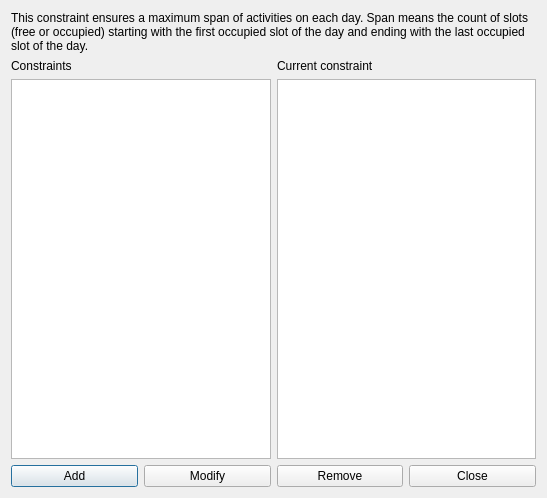
<?xml version="1.0" encoding="UTF-8"?>
<ui version="4.0">
 <class>ConstraintTeachersMaxSpanPerDayForm_template</class>
 <widget class="QDialog" name="ConstraintTeachersMaxSpanPerDayForm_template">
  <property name="geometry">
   <rect>
    <x>0</x>
    <y>0</y>
    <width>547</width>
    <height>498</height>
   </rect>
  </property>
  <property name="windowTitle">
   <string extracomment="This is the title of the dialog in which you see the list of all constraints of this type">Constraints teachers max span per day</string>
  </property>
  <layout class="QGridLayout" name="gridLayout">
   <item row="0" column="0" colspan="2">
    <widget class="QLabel" name="label">
     <property name="sizePolicy">
      <sizepolicy hsizetype="Minimum" vsizetype="Minimum">
       <horstretch>0</horstretch>
       <verstretch>0</verstretch>
      </sizepolicy>
     </property>
     <property name="text">
      <string>This constraint ensures a maximum span of activities on each day. Span means the count of slots (free or occupied) starting with the first occupied slot of the day and ending with the last occupied slot of the day.</string>
     </property>
     <property name="wordWrap">
      <bool>true</bool>
     </property>
    </widget>
   </item>
   <item row="1" column="0">
    <layout class="QVBoxLayout" name="verticalLayout">
     <item>
      <widget class="QLabel" name="constraintsTextLabel">
       <property name="frameShape">
        <enum>QFrame::NoFrame</enum>
       </property>
       <property name="frameShadow">
        <enum>QFrame::Plain</enum>
       </property>
       <property name="text">
        <string>Constraints</string>
       </property>
       <property name="wordWrap">
        <bool>false</bool>
       </property>
      </widget>
     </item>
     <item>
      <widget class="QListWidget" name="constraintsListWidget"/>
     </item>
    </layout>
   </item>
   <item row="1" column="1">
    <layout class="QVBoxLayout" name="verticalLayout_2">
     <item>
      <widget class="QLabel" name="currentConstraintTextLabel">
       <property name="text">
        <string>Current constraint</string>
       </property>
       <property name="wordWrap">
        <bool>false</bool>
       </property>
      </widget>
     </item>
     <item>
      <widget class="QPlainTextEdit" name="currentConstraintTextEdit"/>
     </item>
    </layout>
   </item>
   <item row="2" column="0" colspan="2">
    <layout class="QHBoxLayout" name="horizontalLayout">
     <item>
      <widget class="QPushButton" name="addConstraintPushButton">
       <property name="text">
        <string>Add</string>
       </property>
      </widget>
     </item>
     <item>
      <widget class="QPushButton" name="modifyConstraintPushButton">
       <property name="text">
        <string>Modify</string>
       </property>
      </widget>
     </item>
     <item>
      <widget class="QPushButton" name="removeConstraintPushButton">
       <property name="text">
        <string>Remove</string>
       </property>
      </widget>
     </item>
     <item>
      <widget class="QPushButton" name="closePushButton">
       <property name="text">
        <string>Close</string>
       </property>
      </widget>
     </item>
    </layout>
   </item>
  </layout>
 </widget>
 <layoutdefault spacing="6" margin="11"/>
 <resources/>
 <connections/>
</ui>
